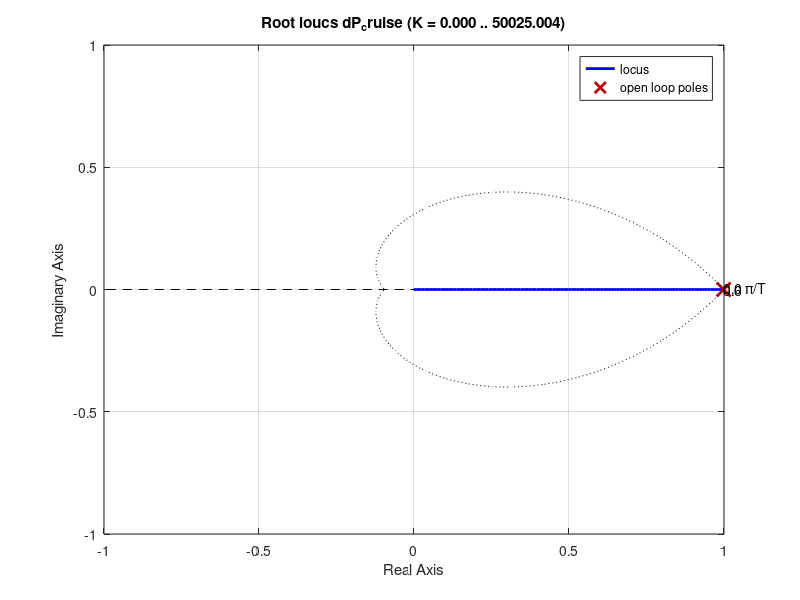

MATLAB code for this plot:
m = 1000;
b = 50;
u = 500;

s = tf('s');
P_cruise = 1/(m*s+b);

Ts = 1/50;

dP_cruise = c2d(P_cruise,Ts,'zoh')

Wn = 0.0072;
zeta = 0.6;

rlocus(dP_cruise)
zgrid(zeta, Wn)
axis ([-1 1 -1 1])